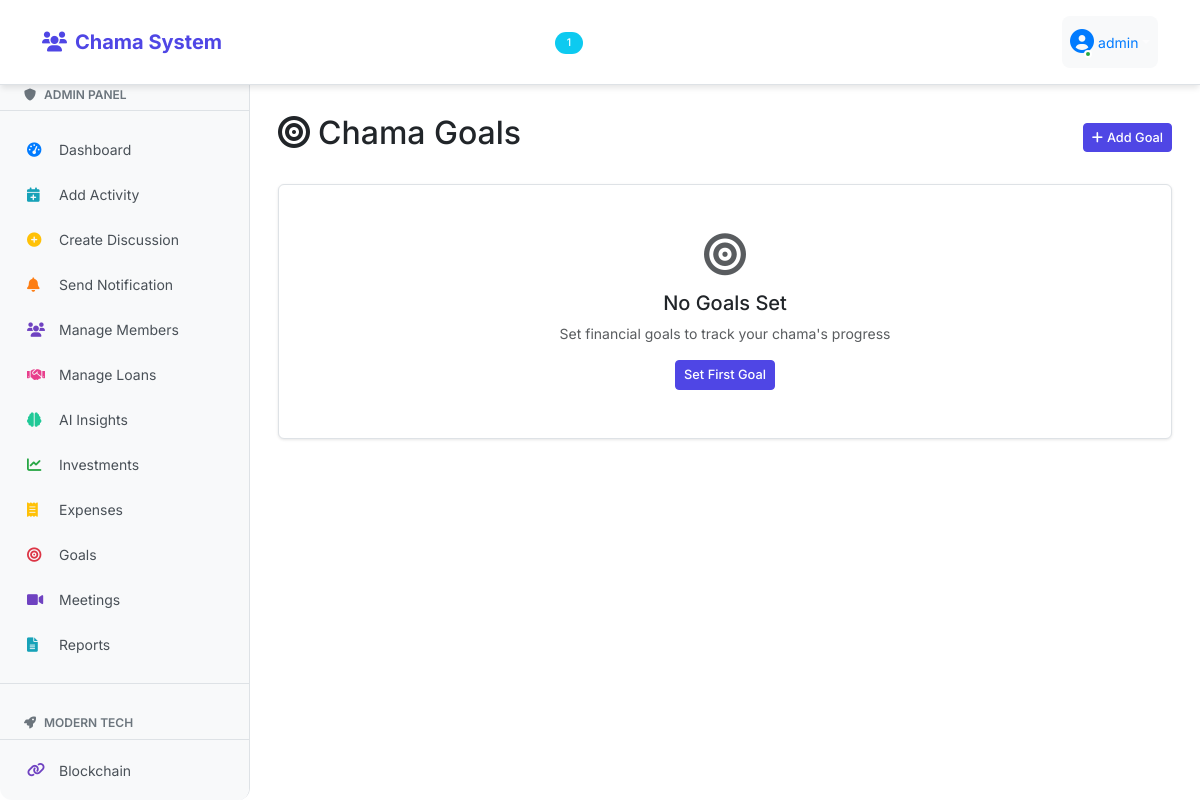
Before: /goals (signed in) with the older database file.
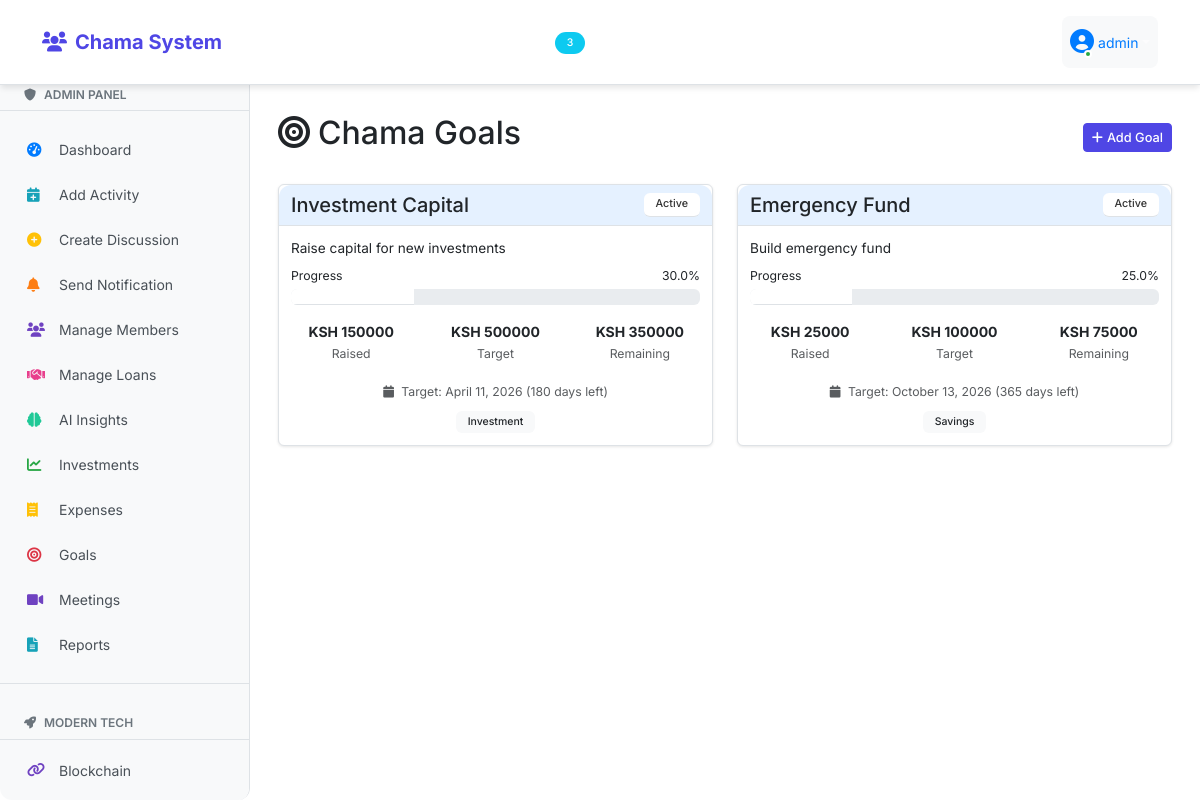
After: the same page with the newer database file.
### fixed_app.py (models this page shows)
class Goal(db.Model):
    id = db.Column(db.Integer, primary_key=True)
    title = db.Column(db.String(100), nullable=False)
    description = db.Column(db.Text)
    target_amount = db.Column(db.Float, nullable=False)
    current_amount = db.Column(db.Float, default=0)
    target_date = db.Column(db.DateTime, nullable=False)
    category = db.Column(db.String(50), nullable=False)
    status = db.Column(db.String(20), default='Active')
    created_by = db.Column(db.Integer, db.ForeignKey('user.id'))
    created_date = db.Column(db.DateTime, default=datetime.utcnow)

### fixed_app.py (the view)
@app.route('/goals')
@login_required
def goals():
    goals = Goal.query.order_by(Goal.target_date).all()
    return render_template('goals/list.html', goals=goals)

### fixed_app.py (called while the page is built)
@login_manager.user_loader
def load_user(user_id):
    return db.session.get(User, int(user_id))

@app.context_processor
def inject_counts():
    if current_user.is_authenticated:
        unread_count = Notification.query.filter_by(user_id=current_user.id, is_read=False).count()
        discussion_count = Discussion.query.count()
        return dict(unread_notifications_count=unread_count, discussion_count=discussion_count)
    return dict(unread_notifications_count=0, discussion_count=0)

### templates/goals/list.html (shortened to what the changed rows need)
{% extends "base.html" %}
{% block content %}
<div class="container-fluid py-4">
    <div class="d-flex justify-content-between align-items-center mb-4">
        <h2><i class="fas fa-bullseye me-2"></i>Chama Goals</h2>
    </div>
    {% if goals %}
    <div class="row">
        {% for goal in goals %}
        <div class="col-md-6 mb-4">
            <div class="card">
                <div class="card-header d-flex justify-content-between align-items-center">
                    <h5 class="mb-0">{{ goal.title }}</h5>
                    <span class="badge bg-{{ 'success' if goal.status == 'Completed' else 'primary' if goal.status == 'Active' else 'secondary' }}">
                        {{ goal.status }}
                    </span>
                </div>
                <div class="card-body">
                    {% if goal.description %}
                    <p class="card-text">{{ goal.description }}</p>
                    {% endif %}
                    {% set progress = (goal.current_amount / goal.target_amount * 100) if goal.target_amount > 0 else 0 %}
                    <div class="mb-3">
                        <div class="d-flex justify-content-between mb-1">
                            <small>Progress</small>
                            <small>{{ "%.1f"|format(progress) }}%</small>
                        </div>
                        <div class="progress">
                            <div class="progress-bar bg-{{ 'success' if progress >= 100 else 'primary' }}"
                                 style="width: {{ progress }}%"></div>
                        </div>
                    </div>
                    <div class="row text-center">
                        <div class="col-4">
                            <strong>KSH {{ "%.0f"|format(goal.current_amount) }}</strong>
                            <br><small class="text-muted">Raised</small>
                        </div>
                        <div class="col-4">
                            <strong>KSH {{ "%.0f"|format(goal.target_amount) }}</strong>
                            <br><small class="text-muted">Target</small>
                        </div>
                        <div class="col-4">
                            <strong>KSH {{ "%.0f"|format(goal.target_amount - goal.current_amount) }}</strong>
                            <br><small class="text-muted">Remaining</small>
                        </div>
                    </div>
                    <div class="mt-3 text-center">
                        {% set days_left = (goal.target_date.date() - goal.created_date.date()).days if goal.target_date and goal.created_date else 0 %}
                        <small class="text-muted">
                            <i class="fas fa-calendar me-1"></i>
                            Target: {{ goal.target_date.strftime('%B %d, %Y') }}
                            {% if days_left > 0 %}
                                ({{ days_left }} days left)
                            {% elif days_left == 0 %}
                                (Due today!)
                            {% else %}
                                ({{ abs(days_left) }} days overdue)
                            {% endif %}
                        </small>
                    </div>
                    <div class="mt-2 text-center">
                        <span class="badge bg-light text-dark">{{ goal.category.title() }}</span>
                    </div>
                </div>
            </div>
        </div>
        {% endfor %}
    </div>
    {% else %}
    <div class="card">
        <div class="card-body text-center py-5">
            <i class="fas fa-bullseye fa-3x text-muted mb-3"></i>
            <h5>No Goals Set</h5>
            <p class="text-muted">Set financial goals to track your chama's progress</p>
            {% if current_user.is_admin %}
            <a href="{{ url_for('add_goal') }}" class="btn btn-primary">Set First Goal</a>
            {% endif %}
        </div>
    </div>
    {% endif %}
</div>
{% endblock %}

### templates/navbar.html (shortened to what this page needs)
<nav class="navbar navbar-expand-lg navbar-dark bg-primary">
    <div class="container">
        <a class="navbar-brand" href="{{ url_for('index') }}">
            <i class="fas fa-users me-2"></i>Chama System
        </a>
        <div class="collapse navbar-collapse" id="navbarNav">
            {% if current_user.is_authenticated %}
            <ul class="navbar-nav me-auto">
                <li class="nav-item">
                    <a class="nav-link {% if request.path == url_for('index') %}active{% endif %}" href="{{ url_for('index') }}">
                        <i class="fas fa-home me-1"></i>Home
                    </a>
                </li>
                <li class="nav-item">
                    <a class="nav-link {% if request.path == url_for('contributions') %}active{% endif %}" href="{{ url_for('contributions') }}">
                        <i class="fas fa-money-bill-wave me-1"></i>Contributions
                    </a>
                </li>
                <li class="nav-item">
                    <a class="nav-link {% if request.path == url_for('discussions') %}active{% endif %}" href="{{ url_for('discussions') }}">
                        <i class="fas fa-comments me-1"></i>Discussions
                        {% if discussion_count > 0 %}
                            <span class="badge bg-info rounded-pill ms-1">{{ discussion_count }}</span>
                        {% endif %}
                    </a>
                </li>
                <li class="nav-item dropdown">
                    <a class="nav-link dropdown-toggle" href="#" id="menuDropdown" role="button" data-bs-toggle="dropdown">
                        <i class="fas fa-bars me-1"></i>Menu
                    </a>
                </li>
                {% if current_user.is_admin %}
                <li class="nav-item dropdown">
                    <a class="nav-link dropdown-toggle" href="#" id="adminDropdown" role="button" data-bs-toggle="dropdown">
                        <i class="fas fa-shield-alt me-1"></i>Admin
                    </a>
                </li>
                {% endif %}
            </ul>
            <ul class="navbar-nav">
                <li class="nav-item dropdown">
                    <a class="nav-link dropdown-toggle user-dropdown" href="#" id="navbarDropdown" role="button"
                       data-bs-toggle="dropdown" aria-expanded="false">
                        <div class="user-avatar">
                            <i class="fas fa-user-circle"></i>
                            <span class="online-dot"></span>
                        </div>
                        <span class="ms-1" style="color: #007bff;">{{ current_user.username }}</span>
                    </a>
                </li>
            </ul>
            {% endif %}
        </div>
    </div>
</nav>

Changed rows visible on the page:
added Goal: title "Investment Capital", status "Active", description "Raise capital for new investments", progress "30.0", current_amount "150000", target_amount "500000", goal.target_amount-goal.current_amount "350000", target_date "April 11, 2026", days_left "180", category "Investment"
added Goal: title "Emergency Fund", status "Active", description "Build emergency fund", progress "25.0", current_amount "25000", target_amount "100000", goal.target_amount-goal.current_amount "75000", target_date "October 13, 2026", days_left "365", category "Savings"
Other visible differences:
{{ discussion_count }}: "1" → "3"
text no longer shown: "No Goals Set Set financial goals to track your chama's progress Set First Goal"
